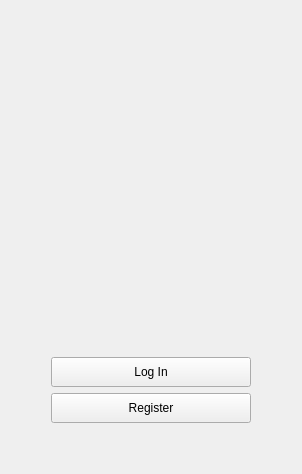
      <widget class="QWidget" name="main_page">
       <layout class="QVBoxLayout" name="verticalLayout_6">
        <item>
         <layout class="QVBoxLayout" name="verticalLayout">
          <item>
           <spacer name="verticalSpacer_8">
            <property name="orientation">
             <enum>Qt::Vertical</enum>
            </property>
            <property name="sizeHint" stdset="0">
             <size>
              <width>20</width>
              <height>40</height>
             </size>
            </property>
           </spacer>
          </item>
          <item>
           <widget class="QLabel" name="logoMain">
            <property name="sizePolicy">
             <sizepolicy hsizetype="Preferred" vsizetype="Preferred">
              <horstretch>0</horstretch>
              <verstretch>0</verstretch>
             </sizepolicy>
            </property>
            <property name="minimumSize">
             <size>
              <width>0</width>
              <height>300</height>
             </size>
            </property>
            <property name="maximumSize">
             <size>
              <width>16777215</width>
              <height>300</height>
             </size>
            </property>
            <property name="text">
             <string/>
            </property>
            <property name="scaledContents">
             <bool>false</bool>
            </property>
            <property name="alignment">
             <set>Qt::AlignCenter</set>
            </property>
           </widget>
          </item>
          <item>
           <layout class="QHBoxLayout" name="horizontalLayout_15">
            <item>
             <spacer name="horizontalSpacer_15">
              <property name="orientation">
               <enum>Qt::Horizontal</enum>
              </property>
              <property name="sizeHint" stdset="0">
               <size>
                <width>40</width>
                <height>20</height>
               </size>
              </property>
             </spacer>
            </item>
            <item>
             <widget class="QPushButton" name="loginButton">
              <property name="minimumSize">
               <size>
                <width>200</width>
                <height>30</height>
               </size>
              </property>
              <property name="maximumSize">
               <size>
                <width>200</width>
                <height>30</height>
               </size>
              </property>
              <property name="text">
               <string>Log In</string>
              </property>
             </widget>
            </item>
            <item>
             <spacer name="horizontalSpacer_64">
              <property name="orientation">
               <enum>Qt::Horizontal</enum>
              </property>
              <property name="sizeHint" stdset="0">
               <size>
                <width>40</width>
                <height>20</height>
               </size>
              </property>
             </spacer>
            </item>
           </layout>
          </item>
          <item>
           <layout class="QHBoxLayout" name="horizontalLayout_16">
            <item>
             <spacer name="horizontalSpacer_65">
              <property name="orientation">
               <enum>Qt::Horizontal</enum>
              </property>
              <property name="sizeHint" stdset="0">
               <size>
                <width>40</width>
                <height>20</height>
               </size>
              </property>
             </spacer>
            </item>
            <item>
             <widget class="QPushButton" name="registerButton">
              <property name="minimumSize">
               <size>
                <width>200</width>
                <height>30</height>
               </size>
              </property>
              <property name="maximumSize">
               <size>
                <width>200</width>
                <height>30</height>
               </size>
              </property>
              <property name="text">
               <string>Register</string>
              </property>
             </widget>
            </item>
            <item>
             <spacer name="horizontalSpacer_66">
              <property name="orientation">
               <enum>Qt::Horizontal</enum>
              </property>
              <property name="sizeHint" stdset="0">
               <size>
                <width>40</width>
                <height>20</height>
               </size>
              </property>
             </spacer>
            </item>
           </layout>
          </item>
          <item>
           <spacer name="verticalSpacer_7">
            <property name="orientation">
             <enum>Qt::Vertical</enum>
            </property>
            <property name="sizeHint" stdset="0">
             <size>
              <width>20</width>
              <height>40</height>
             </size>
            </property>
           </spacer>
          </item>
         </layout>
        </item>
       </layout>
      </widget>
